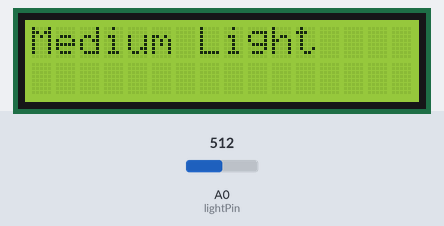
Bench run of a sketch on a simulated Arduino Uno, built with avr-gcc and run on an emulated ATmega328P. Shown: 16×2 character LCD. The test bench sets the inputs (shaded band); at power-on: A0 (lightPin) = 512. What the sketch prints to the serial monitor is not drawn.

Above: at 1.2 s.
1.3 s: A0 (lightPin) set to 490
At 2.0 s:
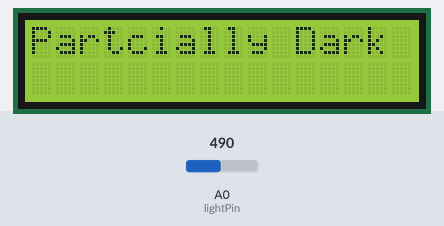
3.0 s: A0 (lightPin) set to 290
At 3.6 s:
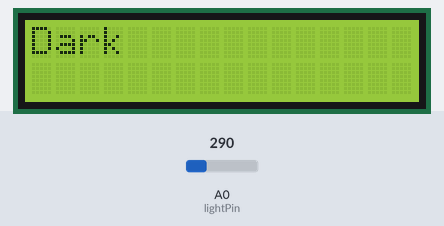
4.5 s: A0 (lightPin) set to 710
At 5.2 s:
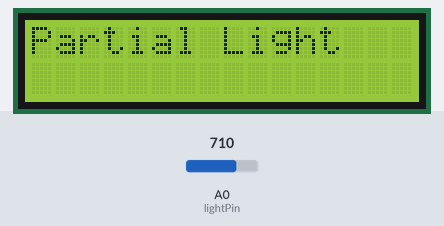
6.1 s: A0 (lightPin) set to 900
At 6.8 s:
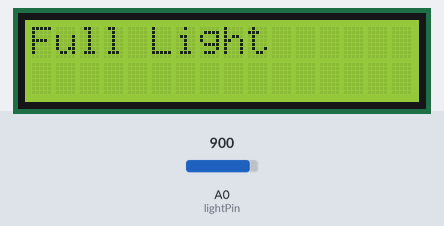
7.6 s: A0 (lightPin) set to 716
At 8.4 s:
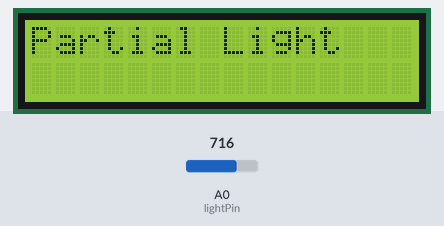
9.1 s: A0 (lightPin) set to 690
At 10.1 s:
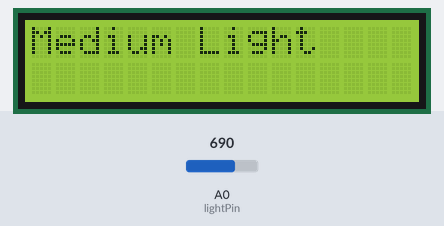
Timing chart, 0 to 11.6 s (numbered marks = the images above; inputs shaded):
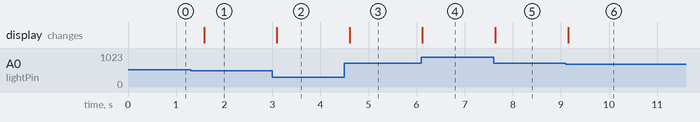

The sketch:

malnim3Lab4.ino
```cpp
// NetId: malnim3
// UIN: 658699977
// Lab4
// Youtube link: https://youtu.be/Vjb6nvvwoVg
// In this lab, I created a device which detected the
// amount of light in a particular room. To do this I used
// the same arduino set up from our last lab and added a photoresister to dectect
// how much light was being exposed. Once I created the setup, I determined what was
// the range that would be identifed as dark, partically dark, etc. I then created
// a bunch of if statements which would determine what type strenght of light was detected.
// Once the program determined what level of light was detected, it would display the
// results on the lcd.

#include <LiquidCrystal.h>
//This code was the sample code
int lightPin = 0;  //define a pin for Photo resistor
int ledPin=11;     //define a pin for LED


// initialize the library by associating any needed LCD interface pin
// with the arduino pin number it is connected to
const int rs = 12, en = 11, d4 = 5, d5 = 4, d6 = 3, d7 = 2;
LiquidCrystal lcd(rs, en, d4, d5, d6, d7);
int amountLight = 0;

void setup()
{
    //This code was the sample code
    Serial.begin(9600);  //Begin serial communcation
    pinMode( ledPin, OUTPUT );

    //Sets up the LCD's number of columns and rows:
    lcd.begin(16, 2);
    //Sets up the cursor for the LCD
    lcd.setCursor(0,0);
    lcd.print("Mashel Al-Nimer");
    //delay(100);
}

void loop()
{
    //This code was the sample code
    Serial.println(analogRead(lightPin)); //Write the value of the photoresistor to the serial monitor.
    analogWrite(ledPin, analogRead(lightPin)/2);  //send the value to the ledPin. Depending on value of resistor
                                                //you have  to divide the value. for example,
                                                //with a 10k resistor divide the value by 2, for 100k resistor divide by 4.

  //Dark is going to include the range from 100 - 300
  //Partially dark is going to include the ranege from 300 - 500
  //Medium is going to include therange from 500 - 700
  //Partially light is going to include the range form 700 - 900
  //Full light is going to include the range from 900+

  //This reads in the values of the photoresistor
  amountLight = analogRead(lightPin/2);

  //These if statements are going to determine what strenght of light is being detected and display it on the lcd
  if(amountLight >= 900){
    lcd.setCursor(0,0);
    lcd.clear();
    lcd.print("Full Light");
    }
  if(amountLight >= 700 && amountLight < 900){
    lcd.setCursor(0,0);
    lcd.clear();
    lcd.print("Partial Light");
    }
  if(amountLight >= 500 && amountLight < 700){
    lcd.setCursor(0,0);
    lcd.clear();
    lcd.print("Medium Light");
    }
  if(amountLight >= 300 && amountLight < 500){
    lcd.setCursor(0,0);
    lcd.clear();
    lcd.print("Partcially Dark");
    }
  if (amountLight <= 300){
    lcd.setCursor(0,0);
    lcd.clear();
    lcd.print("Dark");
    }

  delay(500); //short delay for faster response to light.

}
```

Measured:
- after the input at 1.3 s, the display: changes after 0.28 s (image 1)
- after the input at 3.0 s, the display: changes after 0.10 s (image 2)
- after the input at 4.5 s, the display: changes after 0.11 s (image 3)
- after the input at 6.1 s, the display: changes at once (image 4)
- after the input at 7.6 s, the display: changes at once (image 5)
- after the input at 9.1 s, the display: changes after 0.05 s (image 6)
